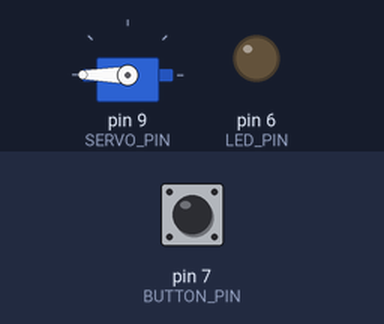
A sketch run on a simulated Arduino Uno, built with avr-gcc and run on an emulated ATmega328P. On the bench: servo, output pins drawn as LEDs (lit = HIGH). The test bench sets the inputs (shaded band); at power-on: pin 7 (BUTTON_PIN) HIGH. The local clock reads 2024-03-15 10:24:30 at power-on unless the sketch sets it; what the sketch prints to the serial monitor is not drawn.

Above: at 1.2 s.
1.3 s: pin 7 (BUTTON_PIN) pulled LOW for 3.2 s
At 4.9 s:
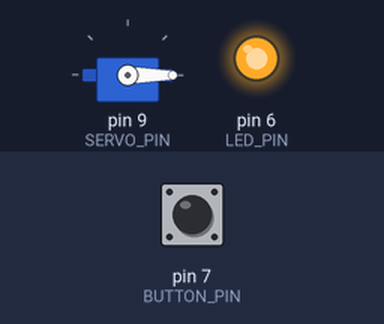
6.0 s: pin 7 (BUTTON_PIN) pulled LOW for 0.15 s
At 7.5 s:
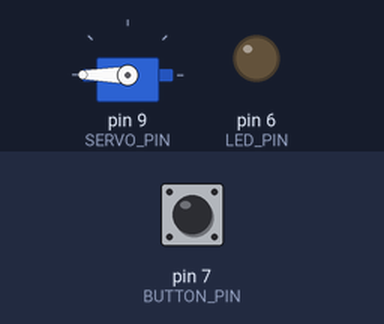
Timing chart, 0 to 9.0 s (numbered marks = the images above; inputs shaded):
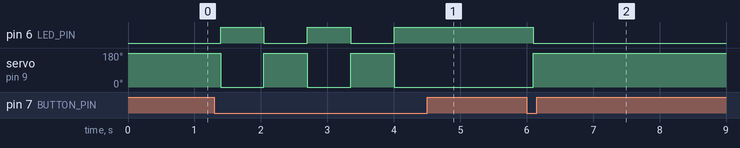

Measured:
- after the input at 1.3 s, pin 6 (LED_PIN): alternates HIGH for 0.65 s and LOW for 0.65 s, 5 changes in all, then stays HIGH, starting after 0.09 s; servo on pin 9 (SERVO_PIN): alternates 180° for 0.65 s and 0° for 0.65 s, 5 changes in all, then stays 0°, starting after 0.09 s
- after the input at 6.0 s, pin 6 (LED_PIN): HIGH → LOW after 0.10 s; servo on pin 9 (SERVO_PIN): 0° → 180° after 0.10 s

The sketch:

code.ino
```cpp
#include <DS3231.h>
#include <Servo.h>

DS3231 rtc(SDA, SCL);
Servo myservo;

#define SERVO_PIN 9
#define BUTTON_PIN 7
#define LED_PIN 6


// Alarm durations (in minutes)
#define SCHEDULED_ALARM_DURATION 51
#define MANUAL_ALARM_DURATION    90

// Scheduled alarm times
int morningHour = 5;
int morningMinute = 30;

int eveningHour = 17;
int eveningMinute = 30;

// Alarm state tracking
bool alarm1Active = false;
bool alarm2Active = false;
bool manualAlarmActive = false;

unsigned long alarm1StartMillis = 0;
unsigned long alarm2StartMillis = 0;
unsigned long manualAlarmStartMillis = 0;

void setup() {
  Serial.begin(9600);
  rtc.begin();

  pinMode(BUTTON_PIN, INPUT_PULLUP);
  myservo.attach(SERVO_PIN);
  myservo.write(180);  // Servo OFF initially

  pinMode(LED_PIN, OUTPUT);
  digitalWrite(LED_PIN, LOW);  // LED OFF initially

  // rtc.setDate(22, 6, 2025);  // Uncomment once to set time
  // rtc.setTime(17, 38, 0);

  Serial.println("⏰ Dual alarm + manual button with cancel support ready.");
}

void loop() {
  Time now = rtc.getTime();

  // --- Alarm 1: Morning ---
  if (now.hour == morningHour && now.min == morningMinute && now.sec == 0 && !alarm1Active) {
    Serial.println("⚡ Morning alarm triggered!");
    myservo.write(0);
    digitalWrite(LED_PIN, HIGH);  // Turn ON LED
    alarm1StartMillis = millis();
    alarm1Active = true;
  }

  if (alarm1Active && millis() - alarm1StartMillis >= SCHEDULED_ALARM_DURATION * 60000UL) {
    Serial.println("✅ Morning alarm ended.");
    stopAllAlarms();
  }

  // --- Alarm 2: Evening ---
  if (now.hour == eveningHour && now.min == eveningMinute && now.sec == 0 && !alarm2Active) {
    Serial.println("⚡ Evening alarm triggered!");
    myservo.write(0);
    digitalWrite(LED_PIN, HIGH);  // Turn ON LED
    alarm2StartMillis = millis();
    alarm2Active = true;
  }

  if (alarm2Active && millis() - alarm2StartMillis >= SCHEDULED_ALARM_DURATION * 60000UL) {
    Serial.println("✅ Evening alarm ended.");
    stopAllAlarms();
  }

  // --- Manual button-triggered alarm ---
  if (digitalRead(BUTTON_PIN) == LOW) {
    delay(50);  // Simple debounce
    if (digitalRead(BUTTON_PIN) == LOW) {
      // Cancel any running alarm
      if (alarm1Active || alarm2Active || manualAlarmActive) {
        Serial.println("🛑 Button pressed — alarm canceled!");
        stopAllAlarms();
        delay(500);  // Debounce buffer
      }
      // Trigger manual alarm only if none is running
      else {
        Serial.println("🔘 Manual alarm started (1 hour).");
        myservo.write(0);
        digitalWrite(LED_PIN, HIGH);  // Turn ON LED
        manualAlarmStartMillis = millis();
        manualAlarmActive = true;
        delay(500);
      }
    }
  }

  // Manual alarm timeout
  if (manualAlarmActive && millis() - manualAlarmStartMillis >= MANUAL_ALARM_DURATION * 60000UL) {
    Serial.println("✅ Manual alarm ended.");
    stopAllAlarms();
  }

  delay(100);
}

void stopAllAlarms() {
  myservo.write(180);  // Move to OFF position
  digitalWrite(LED_PIN, LOW);  // Turn OFF LED
  alarm1Active = false;
  alarm2Active = false;
  manualAlarmActive = false;
}
```
